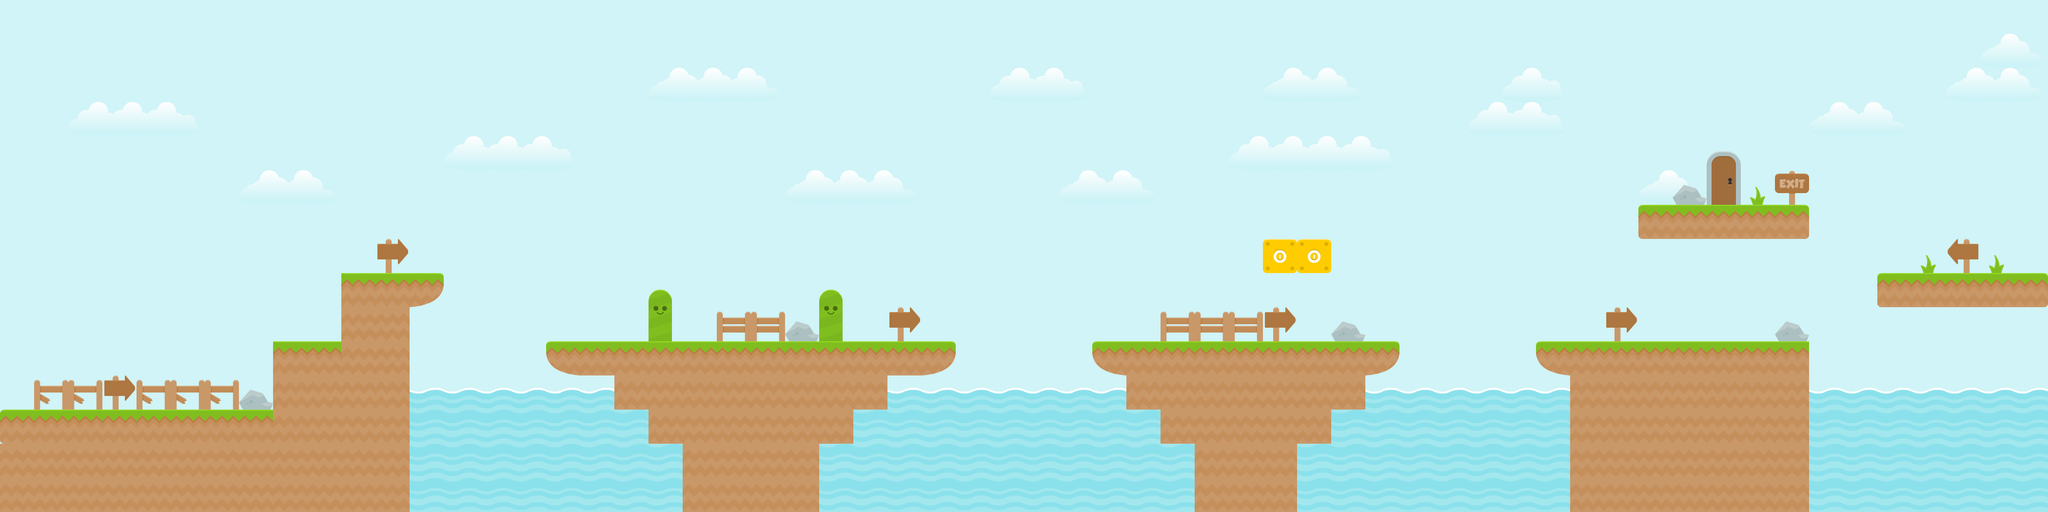

The image is a tile-based game level rendered from a .tmx file. Its description and source (layers, tilesets, objects; grid data summarised) follow:
An orthogonal 60x15 tile map with 70x70 px tiles, 3 tile layers (bg, Tiles_BackGround, Main layer), 24 tilesets and 9 objects (9x Ground).

<map version="1.10" tiledversion="1.11.2" orientation="orthogonal" renderorder="right-down" width="60" height="15" tilewidth="70" tileheight="70" infinite="0" nextlayerid="8" nextobjectid="35">
 <tileset firstgid="1" source="bg.tsx" />
 <tileset firstgid="2" source="grassLeft.tsx" />
 <tileset firstgid="3" source="grassCenter.tsx" />
 <tileset firstgid="4" source="grassMid.tsx" />
 <tileset firstgid="5" source="grassCliffRight.tsx" />
 <tileset firstgid="6" source="grassRight.tsx" />
 <tileset firstgid="7" source="grassCliffLeft.tsx" />
 <tileset firstgid="8" source="grassHillLeft2.tsx" />
 <tileset firstgid="9" source="grassHillLeft.tsx" />
 <tileset firstgid="10" source="door_closedTop.tsx" />
 <tileset firstgid="11" source="door_closedMid.tsx" />
 <tileset firstgid="12" source="boxCoin.tsx" />
 <tileset firstgid="13" source="hill_small.tsx" />
 <tileset firstgid="14" source="liquidWater.tsx" />
 <tileset firstgid="15" source="liquidWaterTop_mid.tsx" />
 <tileset firstgid="16" source="signRight.tsx" />
 <tileset firstgid="17" source="signExit.tsx" />
 <tileset firstgid="18" source="rock.tsx" />
 <tileset firstgid="19" source="plant.tsx" />
 <tileset firstgid="20" source="cloud1.tsx" />
 <tileset firstgid="21" source="fence.tsx" />
 <tileset firstgid="22" source="fenceBroken.tsx" />
 <tileset firstgid="23" source="cloud2.tsx" />
 <tileset firstgid="24" source="signLeft.tsx" />
 <layer id="2" name="bg" width="60" height="15">
  <data>[900 cells, 551 non-empty, 1 distinct tile ids]</data>
 </layer>
 <layer id="3" name="Tiles_BackGround" width="60" height="15">
  <data>[900 cells, 89 non-empty, 11 distinct tile ids]</data>
 </layer>
 <layer id="1" name="Main layer" width="60" height="15">
  <data>[900 cells, 255 non-empty, 16 distinct tile ids]</data>
 </layer>
 <objectgroup id="5" name="Triggers">
  <object id="15" name="Ground" x="1.66667" y="840.667" width="561.333" height="208.333">
   <properties>
    <property name="Friction" type="float" value="0.8" />
    <property name="Solid" type="bool" value="true" />
    <property name="Type" value="Ground" />
   </properties>
  </object>
  <object id="17" name="Ground" x="560" y="699.833" width="142" height="349">
   <properties>
    <property name="Friction" type="float" value="0.8" />
    <property name="Solid" type="bool" value="true" />
    <property name="Type" value="Ground" />
   </properties>
  </object>
  <object id="18" name="Ground" x="700.333" y="560.167" width="138.667" height="488.333">
   <properties>
    <property name="Friction" type="float" value="0.8" />
    <property name="Solid" type="bool" value="true" />
    <property name="Type" value="Ground" />
   </properties>
  </object>
  <object id="19" name="Ground" x="840" y="560.5" width="69.667" height="68.333">
   <properties>
    <property name="Friction" type="float" value="0.8" />
    <property name="Solid" type="bool" value="true" />
    <property name="Type" value="Ground" />
   </properties>
  </object>
  <object id="20" name="Ground" x="1120.5" y="700.5" width="839.334" height="68.333">
   <properties>
    <property name="Friction" type="float" value="0.8" />
    <property name="Solid" type="bool" value="true" />
    <property name="Type" value="Ground" />
   </properties>
  </object>
  <object id="22" name="Ground" x="2239.33" y="699.833" width="629.334" height="68.333">
   <properties>
    <property name="Friction" type="float" value="0.8" />
    <property name="Solid" type="bool" value="true" />
    <property name="Type" value="Ground" />
   </properties>
  </object>
  <object id="23" name="Ground" x="3150.83" y="700.833" width="559.834" height="68.333">
   <properties>
    <property name="Friction" type="float" value="0.8" />
    <property name="Solid" type="bool" value="true" />
    <property name="Type" value="Ground" />
   </properties>
  </object>
  <object id="33" name="Ground" x="3850.75" y="561.833" width="346.501" height="68.333">
   <properties>
    <property name="Friction" type="float" value="0.8" />
    <property name="Solid" type="bool" value="true" />
    <property name="Type" value="Ground" />
   </properties>
  </object>
  <object id="34" name="Ground" x="3362.08" y="420.5" width="346.501" height="68.333">
   <properties>
    <property name="Friction" type="float" value="0.8" />
    <property name="Solid" type="bool" value="true" />
    <property name="Type" value="Ground" />
   </properties>
  </object>
 </objectgroup>
</map>
